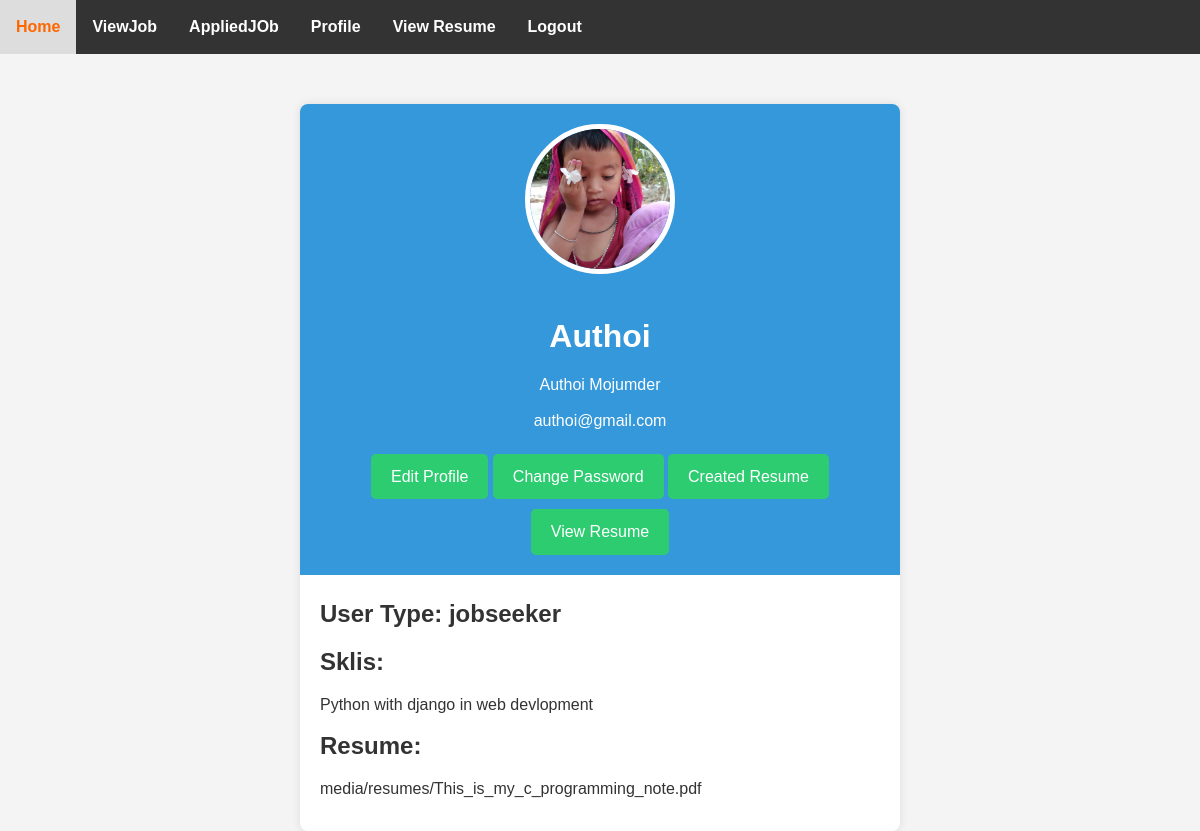
Screenshot of /profilePage (signed in) with the database file from the repository.
### myApp/models.py (models this page shows, shortened)
class Custom_User(AbstractUser):
    USER=[
        ('recruiter','Recruiter'),('jobseeker','JobSeeker'),('generaluser','GeneralUser'),('stuff','Stuff')
    ]
    display_name=models.CharField(max_length=100)
    email=models.EmailField(unique=True)
    password=models.CharField(max_length=100)
    confirm_password=models.CharField(max_length=100)
    user_type=models.CharField(choices=USER, max_length=120)
    Profile_picture=models.ImageField(upload_to="media/Profile_pic",null=True)

class Jobseeker_Profile(models.Model):
    user=models.OneToOneField(Custom_User, on_delete=models.CASCADE,null=True, related_name='jobseekerprofile')
    resumes=models.FileField(upload_to="media/resumes",null=True)
    skils=models.CharField(max_length=100,null=True)

### myProject/views.py (the view)
# urls.py: path('profilePage',profilePage,name="profilePage"),
@login_required
def profilePage(request):
    return render(request,"profile.html")

### template/profile.html (shortened to what this page needs)
{% extends "deshborad.html" %}
{% block content %}
<form action="" method="POST" enctype="multipart/form-data">
    <div class="profile-container">
        <div class="profile-header">
            {% if user.user_type == 'recruiter' %}
            <img class="profile-picture" src="/{{ request.user.Profile_picture }}" >
            {% elif user.user_type == 'jobseeker' %}
            <img class="profile-picture" src="/{{ request.user.Profile_picture }}" >
            {% elif user.user_type == 'generaluser' %}
            <img class="profile-picture" src="/{{ request.user.Profile_picture }}" >
            {% elif user.user_type == 'stuff' %}
            <img class="profile-picture" src="/{{ request.user.Profile_picture }}" >
            {% endif%}
            <h1>{{ request.user.username }}</h1>
            <p>{{ request.user.display_name }}</p>
            <p>{{ request.user.email }}</p>
            <a href="{% url 'EditprofilePage' %}" class="edit-profile-button">Edit Profile</a>
            <a href="{% url 'changepassPage' %}" class="edit-profile-button">Change Password</a>
            {% if user.user_type == 'jobseeker' %}
            <a href="{% url 'createdresumebyjobseeker' %}" class="edit-profile-button">Created Resume</a>
            {% if user.jobseekerprofile.resumes %}
            <a href="{{request.user.jobseekerprofile.resumes.url}}" target="_blank" class="edit-profile-button">View Resume</a>
            {% endif %}
            {% endif%}
        </div>
        <div class="profile-info">
            <h2>User Type: {{ request.user.user_type }}</h2>
            {% if user.user_type == 'jobseeker' %}
            <h2>Sklis:</h2>
            <p>{{ request.user.jobseekerprofile.skils }}</p>
            <h2>Resume:</h2>
            <p>{{ request.user.jobseekerprofile.resumes }}</p>
            {% endif%}
        </div>
    </div>
</form>
{% endblock %}

### template/deshborad.html (style rules this page uses)
body { font-family: Arial, sans-serif; margin: 0; padding: 0; }
* { margin: 0; padding: 0; box-sizing: border-box; }
body { font-family: Arial, sans-serif; background-color: #f4f4f4; line-height: 1.6; color: #333; }
body { font-family: Arial, sans-serif; background-color: #f4f4f4; margin: 0; padding: 0; }
h2 { color: #333; }
body { font-family: Arial, sans-serif; background-color: #f4f4f4; margin: 0; padding: 0; align-items: center; justify-content: center; height: 100vh; }
h1 { text-align: center; }
.profile-container { max-width: 600px; margin: 50px auto; background-color: #fff; border-radius: 8px; box-shadow: 0 0 10px rgba(0, 0, 0, 0.1); overflow: hidden; }
.profile-header { text-align: center; padding: 20px; background-color: #3498db; color: #fff; }
.profile-picture { border-radius: 50%; width: 150px; height: 150px; object-fit: cover; margin-bottom: 20px; border: 5px solid #fff; }
h1, p { margin: 10px 0; }
.edit-profile-button { display: inline-block; padding: 10px 20px; background-color: #2ecc71; color: #fff; text-decoration: none; border-radius: 5px; margin-top: 10px; }
.profile-info { padding: 20px; }
.profile-info h2 { margin-bottom: 10px; }

### rows the page displays
Custom_User: user.Profile_picture (picture), user.username "Authoi", user.display_name "Authoi Mojumder", user.email "authoi@gmail.com", user.user_type "jobseeker", user.jobseekerprofile.skils "Python with django in web devlopment", user.jobseekerprofile.resumes "media/resumes/This_is_my_c_programming_note.pdf"
